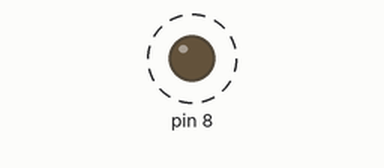
Bench run of a sketch on a simulated Arduino Uno, built with avr-gcc and run on an emulated ATmega328P. On the bench: output pins drawn as LEDs (lit = HIGH). Dashed ring = blinking. Pins used as bus, display or sensor lines are not drawn.

Above: at 0.3 s.
Timing chart, 0 to 5.8 s (numbered marks = the images above):
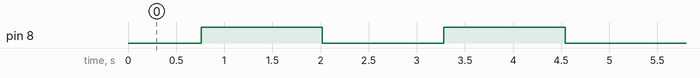

Measured:
- by itself, pin 8: alternates HIGH for 1.3 s and LOW for 1.3 s

The sketch:

Stepper_NEW.ino
```cpp
int Distance = 0;  // Record the number of steps we've taken

void setup() {
  pinMode(8, OUTPUT);
  pinMode(9, OUTPUT);
  digitalWrite(8, LOW);
  digitalWrite(9, LOW);
}

void loop() {
  digitalWrite(9, HIGH);
  delayMicroseconds(100);
  digitalWrite(9, LOW);
  delayMicroseconds(100);
  Distance = Distance + 1;   // record this step

  // Check to see if we are at the end of our move
  if (Distance == 3600)
  {
    // We are! Reverse direction (invert DIR signal)
    if (digitalRead(8) == LOW)
    {
      digitalWrite(8, HIGH);
    }
    else
    {
      digitalWrite(8, LOW);
    }
    // Reset our distance back to zero since we're
    // starting a new move
    Distance = 0;
    // Now pause for half a second
    delay(500);
  }
}
```
